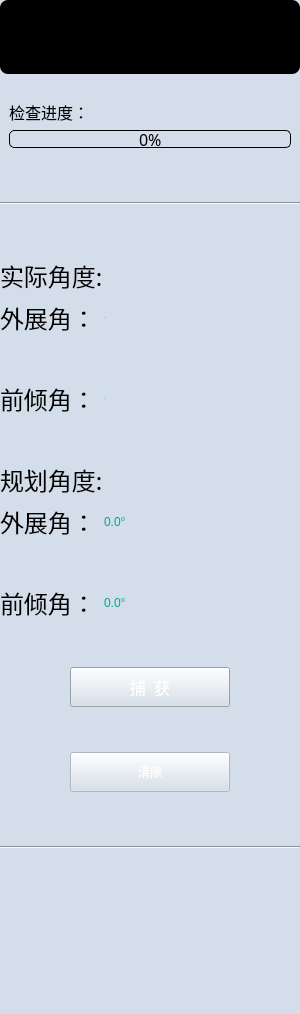
<?xml version="1.0" encoding="UTF-8"?>
<ui version="4.0">
 <class>QPutMolarCupProsthesisAccuracyControls</class>
 <widget class="QWidget" name="QPutMolarCupProsthesisAccuracyControls">
  <property name="geometry">
   <rect>
    <x>0</x>
    <y>0</y>
    <width>300</width>
    <height>1014</height>
   </rect>
  </property>
  <property name="sizePolicy">
   <sizepolicy hsizetype="Preferred" vsizetype="Preferred">
    <horstretch>0</horstretch>
    <verstretch>0</verstretch>
   </sizepolicy>
  </property>
  <property name="minimumSize">
   <size>
    <width>300</width>
    <height>0</height>
   </size>
  </property>
  <property name="maximumSize">
   <size>
    <width>300</width>
    <height>16777215</height>
   </size>
  </property>
  <property name="windowTitle">
   <string>硬件准备</string>
  </property>
  <property name="styleSheet">
   <string notr="true">background:#d4deea;</string>
  </property>
  <property name="currentIndex" stdset="0">
   <number>0</number>
  </property>
  <widget class="QWidget" name="widget" native="true">
   <property name="geometry">
    <rect>
     <x>0</x>
     <y>0</y>
     <width>300</width>
     <height>1014</height>
    </rect>
   </property>
   <property name="styleSheet">
    <string notr="true"/>
   </property>
   <layout class="QVBoxLayout" name="verticalLayout_4">
    <item>
     <widget class="QWidget" name="widget_2" native="true">
      <property name="sizePolicy">
       <sizepolicy hsizetype="Preferred" vsizetype="Minimum">
        <horstretch>0</horstretch>
        <verstretch>0</verstretch>
       </sizepolicy>
      </property>
      <property name="minimumSize">
       <size>
        <width>0</width>
        <height>74</height>
       </size>
      </property>
      <property name="maximumSize">
       <size>
        <width>16777215</width>
        <height>80</height>
       </size>
      </property>
      <property name="styleSheet">
       <string notr="true">border-radius: 8px;
background-color: rgb(0, 0, 0);
</string>
      </property>
      <layout class="QGridLayout" name="gridLayout_3"/>
     </widget>
    </item>
    <item>
     <spacer name="verticalSpacer_10">
      <property name="orientation">
       <enum>Qt::Vertical</enum>
      </property>
      <property name="sizeType">
       <enum>QSizePolicy::Fixed</enum>
      </property>
      <property name="sizeHint" stdset="0">
       <size>
        <width>20</width>
        <height>20</height>
       </size>
      </property>
     </spacer>
    </item>
    <item>
     <layout class="QVBoxLayout" name="verticalLayout_17">
      <property name="leftMargin">
       <number>9</number>
      </property>
      <property name="rightMargin">
       <number>9</number>
      </property>
      <item>
       <widget class="QLabel" name="label_15">
        <property name="font">
         <font>
          <family>黑体</family>
          <pointsize>12</pointsize>
         </font>
        </property>
        <property name="text">
         <string>检查进度：</string>
        </property>
       </widget>
      </item>
      <item>
       <widget class="QProgressBar" name="progressBarResult">
        <property name="sizePolicy">
         <sizepolicy hsizetype="Expanding" vsizetype="Preferred">
          <horstretch>0</horstretch>
          <verstretch>0</verstretch>
         </sizepolicy>
        </property>
        <property name="maximumSize">
         <size>
          <width>16777215</width>
          <height>18</height>
         </size>
        </property>
        <property name="font">
         <font>
          <family>黑体</family>
          <pointsize>12</pointsize>
         </font>
        </property>
        <property name="styleSheet">
         <string notr="true">QProgressBar {
	/* 外边框 */
	border:1px solid black;
	
	/* 倒角 */
	border-radius:5px;
	
	background-image: url(:/org.mitk.lancet.putmolarcupprosthesisaccuracy/image/scrool.png);
	/* 字体对齐方式 */
	text-align:center;
}

/* 进度条 */
QProgressBar::chunk {
	/* 颜色 */
	background-color:rgb(0, 183, 138);
	
	/* 步进距离 */
	width:5px;
	
	/* 进度条中间空白区域宽度 */
	margin:1px;
}</string>
        </property>
        <property name="value">
         <number>0</number>
        </property>
       </widget>
      </item>
     </layout>
    </item>
    <item>
     <spacer name="verticalSpacer_3">
      <property name="orientation">
       <enum>Qt::Vertical</enum>
      </property>
      <property name="sizeHint" stdset="0">
       <size>
        <width>20</width>
        <height>20</height>
       </size>
      </property>
     </spacer>
    </item>
    <item>
     <widget class="Line" name="line_5">
      <property name="minimumSize">
       <size>
        <width>0</width>
        <height>20</height>
       </size>
      </property>
      <property name="styleSheet">
       <string notr="true">border-image: url(:/org.mitk.lancet.putmolarcupprosthesisaccuracy/image/fenge.png);
</string>
      </property>
      <property name="orientation">
       <enum>Qt::Horizontal</enum>
      </property>
     </widget>
    </item>
    <item>
     <spacer name="verticalSpacer_4">
      <property name="orientation">
       <enum>Qt::Vertical</enum>
      </property>
      <property name="sizeHint" stdset="0">
       <size>
        <width>20</width>
        <height>20</height>
       </size>
      </property>
     </spacer>
    </item>
    <item>
     <widget class="QLabel" name="label_5">
      <property name="font">
       <font>
        <family>黑体</family>
       </font>
      </property>
      <property name="text">
       <string>&lt;html&gt;&lt;head/&gt;&lt;body&gt;&lt;p&gt;&lt;span style=&quot; font-size:18pt;&quot;&gt;实际角度:&lt;/span&gt;&lt;/p&gt;&lt;/body&gt;&lt;/html&gt;</string>
      </property>
     </widget>
    </item>
    <item>
     <layout class="QHBoxLayout" name="horizontalLayout_13">
      <property name="topMargin">
       <number>0</number>
      </property>
      <item>
       <widget class="QLabel" name="label_3">
        <property name="maximumSize">
         <size>
          <width>96</width>
          <height>16777215</height>
         </size>
        </property>
        <property name="font">
         <font>
          <family>黑体</family>
          <pointsize>18</pointsize>
         </font>
        </property>
        <property name="text">
         <string>外展角：</string>
        </property>
        <property name="alignment">
         <set>Qt::AlignLeading|Qt::AlignLeft|Qt::AlignVCenter</set>
        </property>
       </widget>
      </item>
      <item>
       <widget class="QDoubleSpinBox" name="doubleSpinBox_Inclination">
        <property name="font">
         <font>
          <family>Arial</family>
          <pointsize>-1</pointsize>
          <weight>50</weight>
          <italic>false</italic>
          <bold>false</bold>
         </font>
        </property>
        <property name="styleSheet">
         <string notr="true">QDoubleSpinBox{
color: rgb(0, 170, 127);
border-radius: 5px;
background-color: transparent;
font:58px 'Arial';
}</string>
        </property>
        <property name="readOnly">
         <bool>true</bool>
        </property>
        <property name="buttonSymbols">
         <enum>QAbstractSpinBox::NoButtons</enum>
        </property>
        <property name="suffix">
         <string>°</string>
        </property>
        <property name="decimals">
         <number>1</number>
        </property>
       </widget>
      </item>
     </layout>
    </item>
    <item>
     <spacer name="verticalSpacer_5">
      <property name="orientation">
       <enum>Qt::Vertical</enum>
      </property>
      <property name="sizeHint" stdset="0">
       <size>
        <width>20</width>
        <height>20</height>
       </size>
      </property>
     </spacer>
    </item>
    <item>
     <layout class="QHBoxLayout" name="horizontalLayout_12">
      <property name="topMargin">
       <number>0</number>
      </property>
      <item>
       <widget class="QLabel" name="label_2">
        <property name="maximumSize">
         <size>
          <width>96</width>
          <height>16777215</height>
         </size>
        </property>
        <property name="font">
         <font>
          <family>黑体</family>
          <pointsize>18</pointsize>
         </font>
        </property>
        <property name="text">
         <string>前倾角：</string>
        </property>
        <property name="alignment">
         <set>Qt::AlignLeading|Qt::AlignLeft|Qt::AlignVCenter</set>
        </property>
       </widget>
      </item>
      <item>
       <widget class="QDoubleSpinBox" name="doubleSpinBox_Version">
        <property name="font">
         <font>
          <family>Arial</family>
          <pointsize>-1</pointsize>
          <weight>50</weight>
          <italic>false</italic>
          <bold>false</bold>
         </font>
        </property>
        <property name="styleSheet">
         <string notr="true">QDoubleSpinBox{
color: rgb(0, 170, 127);
border-radius: 5px;
background-color: transparent;
font:58px 'Arial';
}</string>
        </property>
        <property name="readOnly">
         <bool>true</bool>
        </property>
        <property name="buttonSymbols">
         <enum>QAbstractSpinBox::NoButtons</enum>
        </property>
        <property name="prefix">
         <string/>
        </property>
        <property name="suffix">
         <string>°</string>
        </property>
        <property name="decimals">
         <number>1</number>
        </property>
       </widget>
      </item>
     </layout>
    </item>
    <item>
     <spacer name="verticalSpacer_6">
      <property name="orientation">
       <enum>Qt::Vertical</enum>
      </property>
      <property name="sizeHint" stdset="0">
       <size>
        <width>20</width>
        <height>20</height>
       </size>
      </property>
     </spacer>
    </item>
    <item>
     <widget class="QLabel" name="label_4">
      <property name="font">
       <font>
        <family>黑体</family>
        <pointsize>18</pointsize>
       </font>
      </property>
      <property name="text">
       <string>&lt;html&gt;&lt;head/&gt;&lt;body&gt;&lt;p&gt;规划角度:&lt;/p&gt;&lt;/body&gt;&lt;/html&gt;</string>
      </property>
     </widget>
    </item>
    <item>
     <layout class="QHBoxLayout" name="horizontalLayout">
      <property name="topMargin">
       <number>0</number>
      </property>
      <item>
       <widget class="QLabel" name="label_6">
        <property name="maximumSize">
         <size>
          <width>96</width>
          <height>16777215</height>
         </size>
        </property>
        <property name="font">
         <font>
          <family>黑体</family>
         </font>
        </property>
        <property name="text">
         <string>&lt;html&gt;&lt;head/&gt;&lt;body&gt;&lt;p&gt;&lt;span style=&quot; font-size:18pt;&quot;&gt;外展角：&lt;/span&gt;&lt;/p&gt;&lt;/body&gt;&lt;/html&gt;</string>
        </property>
       </widget>
      </item>
      <item>
       <widget class="QDoubleSpinBox" name="doubleSpinBox_PlanInclination">
        <property name="styleSheet">
         <string notr="true">QDoubleSpinBox{
color: rgb(0, 170, 127);
border-radius: 5px;
background-color: transparent;
font:58px 'Arial';
}</string>
        </property>
        <property name="buttonSymbols">
         <enum>QAbstractSpinBox::NoButtons</enum>
        </property>
        <property name="suffix">
         <string>°</string>
        </property>
        <property name="decimals">
         <number>1</number>
        </property>
        <property name="minimum">
         <double>-60.000000000000000</double>
        </property>
        <property name="maximum">
         <double>90.000000000000000</double>
        </property>
       </widget>
      </item>
     </layout>
    </item>
    <item>
     <spacer name="verticalSpacer_7">
      <property name="orientation">
       <enum>Qt::Vertical</enum>
      </property>
      <property name="sizeHint" stdset="0">
       <size>
        <width>20</width>
        <height>20</height>
       </size>
      </property>
     </spacer>
    </item>
    <item>
     <layout class="QHBoxLayout" name="horizontalLayout_7">
      <property name="topMargin">
       <number>0</number>
      </property>
      <item>
       <widget class="QLabel" name="label_12">
        <property name="maximumSize">
         <size>
          <width>96</width>
          <height>16777215</height>
         </size>
        </property>
        <property name="font">
         <font>
          <family>黑体</family>
         </font>
        </property>
        <property name="text">
         <string>&lt;html&gt;&lt;head/&gt;&lt;body&gt;&lt;p&gt;&lt;span style=&quot; font-size:18pt;&quot;&gt;前倾角：&lt;/span&gt;&lt;/p&gt;&lt;/body&gt;&lt;/html&gt;</string>
        </property>
       </widget>
      </item>
      <item>
       <widget class="QDoubleSpinBox" name="doubleSpinBox_PlanVersion">
        <property name="maximumSize">
         <size>
          <width>16777215</width>
          <height>16777215</height>
         </size>
        </property>
        <property name="styleSheet">
         <string notr="true">QDoubleSpinBox{
color: rgb(0, 170, 127);
border-radius: 5px;
background-color: transparent;
font:58px 'Arial';
}</string>
        </property>
        <property name="buttonSymbols">
         <enum>QAbstractSpinBox::NoButtons</enum>
        </property>
        <property name="suffix">
         <string>°</string>
        </property>
        <property name="decimals">
         <number>1</number>
        </property>
        <property name="minimum">
         <double>-60.000000000000000</double>
        </property>
        <property name="maximum">
         <double>90.000000000000000</double>
        </property>
       </widget>
      </item>
     </layout>
    </item>
    <item>
     <spacer name="verticalSpacer_8">
      <property name="orientation">
       <enum>Qt::Vertical</enum>
      </property>
      <property name="sizeHint" stdset="0">
       <size>
        <width>20</width>
        <height>40</height>
       </size>
      </property>
     </spacer>
    </item>
    <item>
     <layout class="QHBoxLayout" name="horizontalLayout_5">
      <item>
       <spacer name="horizontalSpacer_23">
        <property name="orientation">
         <enum>Qt::Horizontal</enum>
        </property>
        <property name="sizeHint" stdset="0">
         <size>
          <width>18</width>
          <height>20</height>
         </size>
        </property>
       </spacer>
      </item>
      <item>
       <widget class="QPushButton" name="pushButtonCaptrueResult">
        <property name="minimumSize">
         <size>
          <width>160</width>
          <height>40</height>
         </size>
        </property>
        <property name="font">
         <font>
          <family>黑体</family>
          <pointsize>12</pointsize>
         </font>
        </property>
        <property name="styleSheet">
         <string notr="true">QPushButton{
	border-image: url(:/org.mitk.lancet.putmolarcupprosthesisaccuracy/image/default.png);
	color:white;
}
QPushButton::hover
{
	border-image: url(:/org.mitk.lancet.putmolarcupprosthesisaccuracy/image/on.png);
	color:balck;
}
QPushButton::disabled
{
	border-image: url(:/org.mitk.lancet.putmolarcupprosthesisaccuracy/image/disabled.png);	
	color: rgb(153, 153, 153);
}
QPushButton::pressed { 
	padding-left:6px;
	padding-top:6px;
}</string>
        </property>
        <property name="text">
         <string>捕  获</string>
        </property>
       </widget>
      </item>
      <item>
       <spacer name="horizontalSpacer_24">
        <property name="orientation">
         <enum>Qt::Horizontal</enum>
        </property>
        <property name="sizeHint" stdset="0">
         <size>
          <width>18</width>
          <height>20</height>
         </size>
        </property>
       </spacer>
      </item>
     </layout>
    </item>
    <item>
     <spacer name="verticalSpacer_9">
      <property name="orientation">
       <enum>Qt::Vertical</enum>
      </property>
      <property name="sizeHint" stdset="0">
       <size>
        <width>20</width>
        <height>20</height>
       </size>
      </property>
     </spacer>
    </item>
    <item>
     <layout class="QHBoxLayout" name="horizontalLayout_15">
      <property name="topMargin">
       <number>0</number>
      </property>
      <item>
       <spacer name="horizontalSpacer_21">
        <property name="orientation">
         <enum>Qt::Horizontal</enum>
        </property>
        <property name="sizeHint" stdset="0">
         <size>
          <width>40</width>
          <height>20</height>
         </size>
        </property>
       </spacer>
      </item>
      <item>
       <widget class="QPushButton" name="pushButtonClearResult">
        <property name="enabled">
         <bool>false</bool>
        </property>
        <property name="minimumSize">
         <size>
          <width>160</width>
          <height>40</height>
         </size>
        </property>
        <property name="styleSheet">
         <string notr="true">QPushButton{
	border-image: url(:/org.mitk.lancet.putmolarcupprosthesisaccuracy/image/default.png);
	color:white;
}
QPushButton::hover
{
	border-image: url(:/org.mitk.lancet.putmolarcupprosthesisaccuracy/image/on.png);
	color:balck;
}
QPushButton::disabled
{
	border-image: url(:/org.mitk.lancet.putmolarcupprosthesisaccuracy/image/disabled.png);	
	color: rgb(153, 153, 153);
}
QPushButton::pressed { 
	padding-left:6px;
	padding-top:6px;
}</string>
        </property>
        <property name="text">
         <string>清除</string>
        </property>
       </widget>
      </item>
      <item>
       <spacer name="horizontalSpacer_22">
        <property name="orientation">
         <enum>Qt::Horizontal</enum>
        </property>
        <property name="sizeHint" stdset="0">
         <size>
          <width>40</width>
          <height>20</height>
         </size>
        </property>
       </spacer>
      </item>
     </layout>
    </item>
    <item>
     <spacer name="verticalSpacer">
      <property name="orientation">
       <enum>Qt::Vertical</enum>
      </property>
      <property name="sizeHint" stdset="0">
       <size>
        <width>20</width>
        <height>20</height>
       </size>
      </property>
     </spacer>
    </item>
    <item>
     <widget class="Line" name="line_8">
      <property name="minimumSize">
       <size>
        <width>0</width>
        <height>20</height>
       </size>
      </property>
      <property name="styleSheet">
       <string notr="true">border-image: url(:/org.mitk.lancet.putmolarcupprosthesisaccuracy/image/fenge.png);
</string>
      </property>
      <property name="orientation">
       <enum>Qt::Horizontal</enum>
      </property>
     </widget>
    </item>
    <item>
     <widget class="QWidget" name="widgetInfo" native="true">
      <property name="minimumSize">
       <size>
        <width>0</width>
        <height>105</height>
       </size>
      </property>
      <property name="styleSheet">
       <string notr="true"/>
      </property>
      <widget class="QLabel" name="label">
       <property name="geometry">
        <rect>
         <x>2</x>
         <y>2</y>
         <width>54</width>
         <height>16</height>
        </rect>
       </property>
       <property name="font">
        <font>
         <family>黑体</family>
         <pointsize>12</pointsize>
        </font>
       </property>
       <property name="text">
        <string/>
       </property>
      </widget>
     </widget>
    </item>
    <item>
     <widget class="QWidget" name="widget_3" native="true">
      <property name="minimumSize">
       <size>
        <width>0</width>
        <height>40</height>
       </size>
      </property>
     </widget>
    </item>
   </layout>
  </widget>
 </widget>
 <resources>
  <include location="../../resources/resources.qrc"/>
 </resources>
 <connections/>
 <slots>
  <slot>on_HardWareWidget_currentChanged(int)</slot>
 </slots>
</ui>
